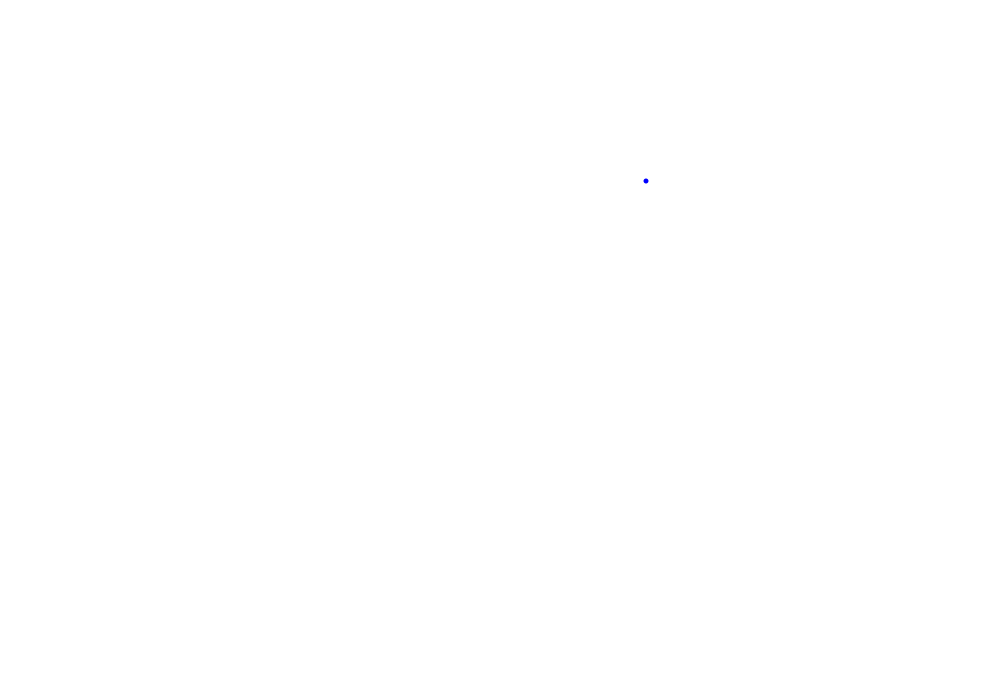
Frame 1 (no input)
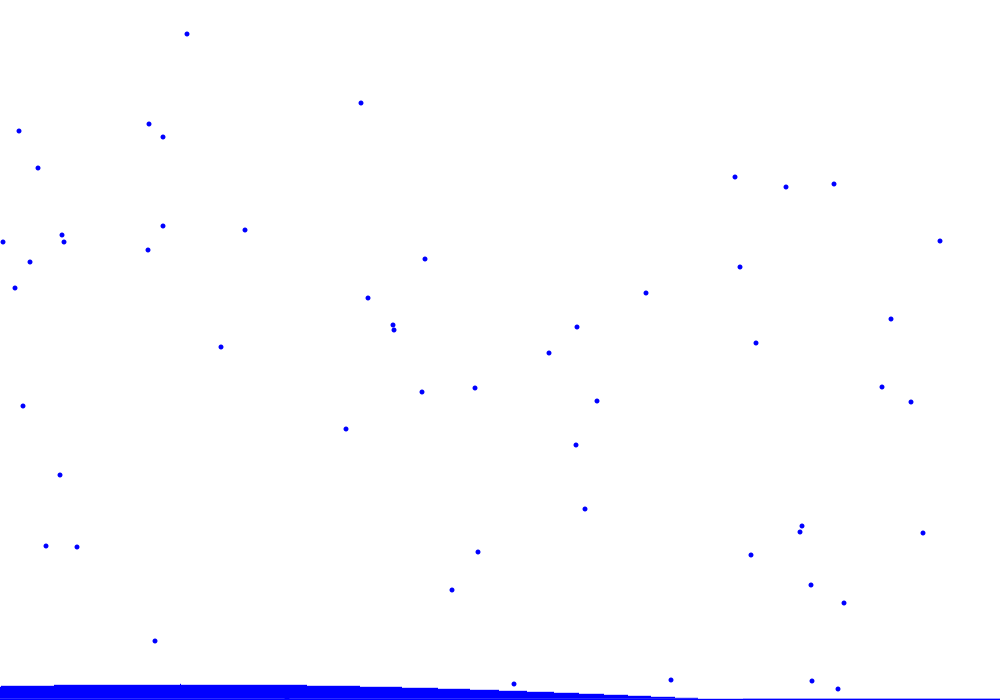
Frame 60 (the mouse pressed at the canvas centre just before this capture)
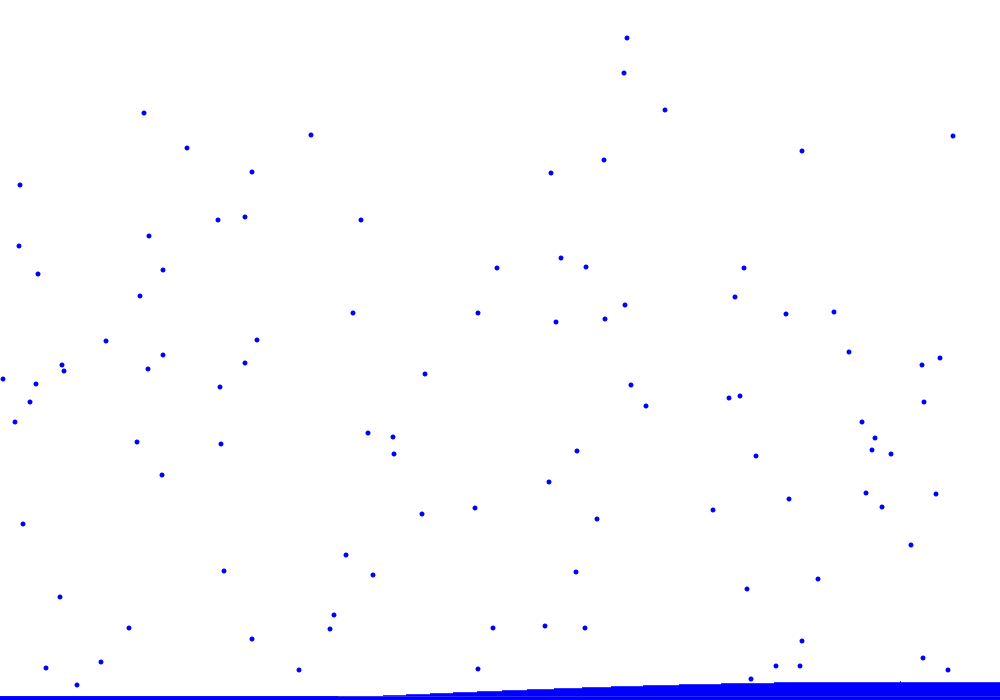
Frame 120 (the mouse held since frame 60 and released just before this capture)

The Processing sketch that drew these frames (run headless with seeded random() and noise(); from frame 60 on, the mouse is pressed at the canvas centre):

// Processing sketch: water
// ── water.pde
ArrayList<Circle> circles = new ArrayList<Circle>();

void setup() {
	size(1000, 700);
	noStroke();
}

float aaa = 0;
float bbb = 0;

void draw() {
	background(255);
	circles.add(new Circle(random(width), random(height), 5));

	for (Circle circle : circles) {
		//circle.grow();
		circle.show();
		circle.moveDown();
	}

	for (int i = 0; i < circles.size(); ++i) {
		if (circles.get(i).isForRemoving()) {
			circles.remove(i--);
			aaa += 0.2;
		}
	}
	bbb -= 2;
	rect(0, 700-aaa, width, aaa);
	for (float i = 0, j = 0; i < 1000; i++) {
		rect(j++, 700-aaa, 1, (int)(sin(radians(i/6+bbb))*15));
	}
}

// ── Circle.pde
class Circle {
	private int x, y, r;
	private color c;

	public Circle (int x1, int y1, int r1) {
		this.x = x1;
		this.y = y1;
		this.r = r1;
	}
	public Circle (float x1, float y1, int r1) {
		this.x = (int)x1;
		this.y = (int)y1;
		this.r = r1;
	}

	public void show() {
		fill(0, 0, 255);
		ellipse(x, y, r, r);
	}

	public void grow() {
		r++;
	}

	public void moveDown() {
		y += (int)random(5);
	}

	public boolean isForRemoving() {
		return x > width || y > height || r > 150;
	}
}
